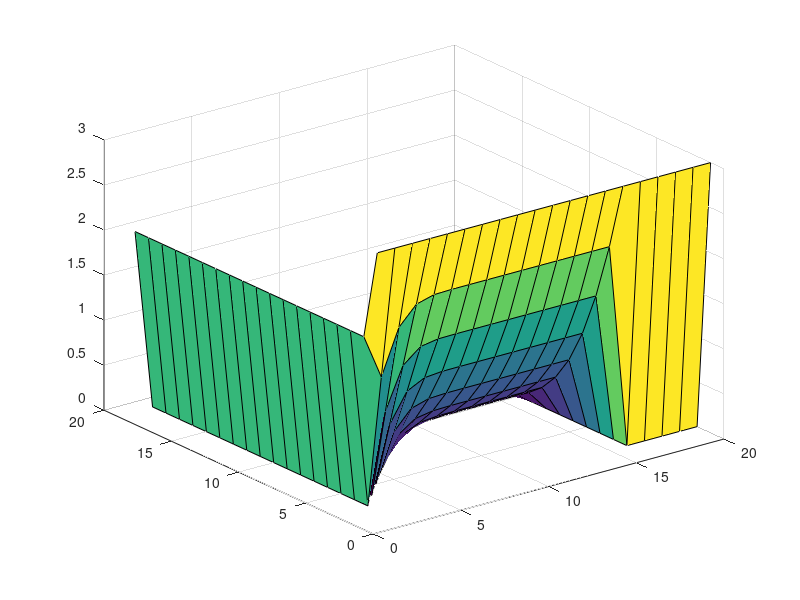

This figure's MATLAB source:
clear all
close all
clc

L=0.1:0.1:2;
Re=3.5e+5;
u_inf=1;
rho=1000;
nu=0.001;
Ca2=3;
Ca1=2;
Dab=1e-5;

delta_f=4.64*1.5/Re;
delta=delta_f*ones(1,length(L));
for i=1:15
    delta(i)=4.64*L(i)/Re;
end
x=1e-6:1e-6:delta_f;
delta_x=1e-6;
delta_z=0.1;
Ca=zeros(length(x),length(L));
Ca(1,:)=Ca2;
Ca(2:end,1)=Ca1;

for f=1:5
for i=2:length(L)
    if i<16
    for j=2:i
        w=(x(j)/delta(i));
        k=2*Dab/delta_x^2-(3/2*w^2-1/2*w)/delta_z;
        Ca(j,i)=(Dab/(delta_x)^2*(Ca(j+1,i)+Ca(j-1,i))-(3/2*w^2-1/2*w)*Ca(j,i-1)/delta_z)/k;
    end
    else
    for j=16:18
        k=2*Dab/delta_x^2-(1-x(j)/delta_f^2)/delta_z;
        Ca(j,i)=(Dab/(delta_x)^2*(Ca(j+1,i)+Ca(j-1,i))-(1-x(j)/delta_f^2)*Ca(j,i-1)/delta_z)/k;
    end
    end
end
end  
%plot(x,Ca);
surf(Ca);